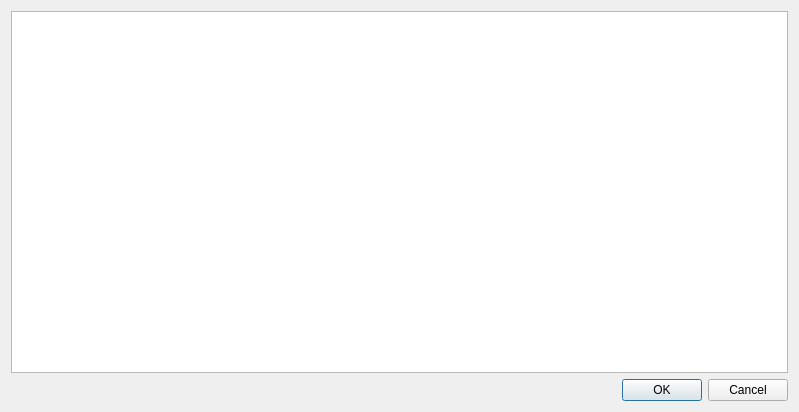
<?xml version="1.0" encoding="UTF-8"?>
<ui version="4.0">
 <class>Dialog</class>
 <widget class="QDialog" name="Dialog">
  <property name="geometry">
   <rect>
    <x>0</x>
    <y>0</y>
    <width>799</width>
    <height>412</height>
   </rect>
  </property>
  <property name="windowTitle">
   <string>Dialog</string>
  </property>
  <layout class="QGridLayout" name="gridLayout">
   <item row="1" column="0">
    <widget class="QDialogButtonBox" name="buttonBox">
     <property name="orientation">
      <enum>Qt::Horizontal</enum>
     </property>
     <property name="standardButtons">
      <set>QDialogButtonBox::Cancel|QDialogButtonBox::Ok</set>
     </property>
    </widget>
   </item>
   <item row="0" column="0">
    <widget class="QListWidget" name="listWidget"/>
   </item>
  </layout>
 </widget>
 <resources/>
 <connections>
  <connection>
   <sender>buttonBox</sender>
   <signal>accepted()</signal>
   <receiver>Dialog</receiver>
   <slot>accept()</slot>
   <hints>
    <hint type="sourcelabel">
     <x>248</x>
     <y>254</y>
    </hint>
    <hint type="destinationlabel">
     <x>157</x>
     <y>274</y>
    </hint>
   </hints>
  </connection>
  <connection>
   <sender>buttonBox</sender>
   <signal>rejected()</signal>
   <receiver>Dialog</receiver>
   <slot>reject()</slot>
   <hints>
    <hint type="sourcelabel">
     <x>316</x>
     <y>260</y>
    </hint>
    <hint type="destinationlabel">
     <x>286</x>
     <y>274</y>
    </hint>
   </hints>
  </connection>
 </connections>
</ui>
